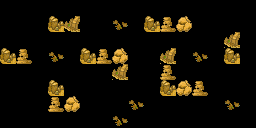

A 2D game scene composited from a Tiled map and its tileset images. What follows is a short description and the map's XML, with each tile layer's data collapsed to a summary:
An orthogonal 16x8 tile map with 16x16 px tiles, 1 tile layer (Слой тайлов 1) and 10 objects.

<map version="1.10" tiledversion="1.10.2" orientation="orthogonal" renderorder="right-down" width="16" height="8" tilewidth="16" tileheight="16" infinite="0" nextlayerid="3" nextobjectid="11">
 <tileset firstgid="1" source="spritesheet.tsx" />
 <layer id="1" name="Слой тайлов 1" width="16" height="8">
  <data>[128 cells, 27 non-empty, 5 distinct tile ids]</data>
 </layer>
 <objectgroup id="2" name="objects">
  <object id="1" x="48" y="16">
   <polygon points="0,0 0,16 32,16 32,0 0,0" />
  </object>
  <object id="2" x="0" y="48">
   <polygon points="0,0 0,16 32,16 32,0" />
  </object>
  <object id="3" x="80" y="48">
   <polygon points="0,0 0,16 48,16 48,0" />
  </object>
  <object id="4" x="112" y="64">
   <polygon points="0,0 0,16 16,16 16,0" />
  </object>
  <object id="5" x="144" y="16">
   <polygon points="0,0 0,16 48,16 48,0" />
  </object>
  <object id="6" x="160" y="48">
   <polygon points="0,0 0,48 16,48 16,0" />
  </object>
  <object id="7" x="224" y="32">
   <polygon points="0,0 0,32 16,32 16,0" />
  </object>
  <object id="8" x="176" y="80">
   <polygon points="0,0 0,16 32,16 32,0" />
  </object>
  <object id="9" x="48" y="80">
   <polygon points="0,0 0,16 16,16 16,0" />
  </object>
  <object id="10" x="48" y="96">
   <polygon points="0,0 0,16 32,16 32,0" />
  </object>
 </objectgroup>
</map>